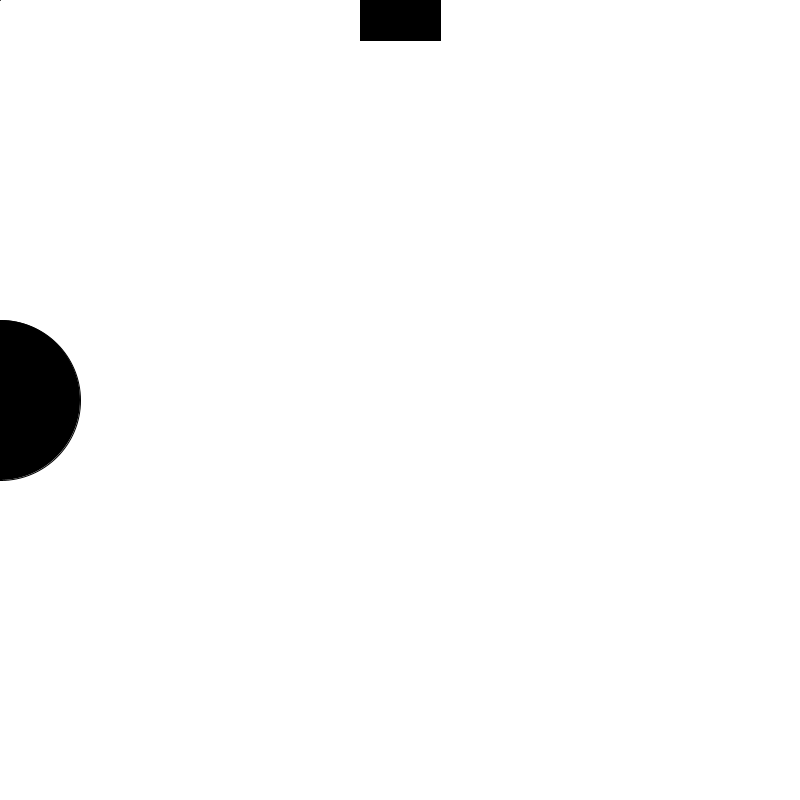
Frame 1 (no input)
Frame 60 (the mouse pressed at the canvas centre just before this capture): identical to frame 1, image omitted
Frame 120 (the mouse held since frame 60 and released just before this capture): identical to frame 1, image omitted

The Processing sketch that drew this single still picture (run headless with seeded random() and noise(); from frame 60 on, the mouse is pressed at the canvas centre):

// Processing sketch: SV03_02_Animation_ueber_Fortschritt
// ── SV03_02_Animation_ueber_Fortschritt.pde
float fortschritt = 0; // Variable um den Fortschritt der Scroll-Animation festzustellen

void setup() {
  size(800, 800);
  rectMode(CENTER);
}


void draw() {
  // Alles im Draw-Loop wird abhängig von der <fortschritt>-Variable gezeichnet
  // Ist der <fortschritt> bei 0, sind wir ganz am Anfang der Interaktion.
  // Ist der <fortschritt> bei 100, sind wir ganz am Ende der Interaktion.

  // HINTERGRUND
  // Hintergrund und Füllfarbe werden durch den Fortschritt gesteuert
  // ---------------------------------------------------------------------------------------------------------
  background(map(fortschritt, 0, 100, 255, 0));
  fill(map(fortschritt, 0, 100, 0, 255));
  stroke(map(fortschritt, 0, 100, 0, 255));


  // KREIS
  // Die X-Position des Kreises wird durch den Fortschritt gesteuert
  // ---------------------------------------------------------------------------------------------------------
  ellipse(map(fortschritt, 0, 100, 0, width), height/2, width*0.2, width*0.2);


  // LINIE
  // Die Linie wird abhängig durch den Fortschritt gezeichnet: Von oben Links (0,0) bis unten Rechts (width,height)
  // ---------------------------------------------------------------------------------------------------------
  strokeWeight(map(fortschritt, 0, 100, 1, 20));
  line(0, 0, map(fortschritt, 0, 100, 0, width), map(fortschritt, 0, 100, 0, height));


  // RECHTECK
  // Die Rotation des Rechtecks wird durch den Fortschritt gesteuert
  // ---------------------------------------------------------------------------------------------------------
  // Da wir rotieren, müssen wir pushMatrix() und popMatrix() nutzen um nur dieses Rechect zu beeinflussen
  pushMatrix();
  // Y-Position abhängig vom Fortschritt berechnen
  float yPosition = map(fortschritt, 0, 100, 0, height); 
  // Dieser Translate sowie der zwei Zeilen darunter ist notwendig, damit sich das Rechteck um die eigene Achse dreht
  translate(width/2, yPosition);
  // Rotation zwischen 0 und 180 Grad, abhäbgig vom Fortschritt
  rotate(radians(map(fortschritt, 0, 100, 0, 180)));
  translate(-width/2, -yPosition);
  // Rechteck zeichnen
  float rechteckGroesse = map(fortschritt, 0, 100, width*0.1, width*0.4);
  rect(width/2, yPosition, rechteckGroesse, rechteckGroesse);
  popMatrix();
}




float mausSensitivitaet = 0.3; // Wie sensibel reagiert das System auf die Scroll-Geste? Kleinere Werte = weniger sensibel
void mouseWheel(MouseEvent event) {
  float aenderungDurchMaus = event.getCount() * mausSensitivitaet;

  // Anders als im vorherigen Beispiel führen wir jetzt eine Variable <fortschritt> ein
  // Der Fortschritt findet gibt den Punkt innerhalb der Interaktion zwischen 0% und 100% an
  // So können wir jederzeit feststellen wie weit fortgeschritten die Scroll-Interaktion ist
  if (fortschritt+aenderungDurchMaus >= 0 && fortschritt+aenderungDurchMaus <= 100) {
    fortschritt += aenderungDurchMaus;
  }
}
